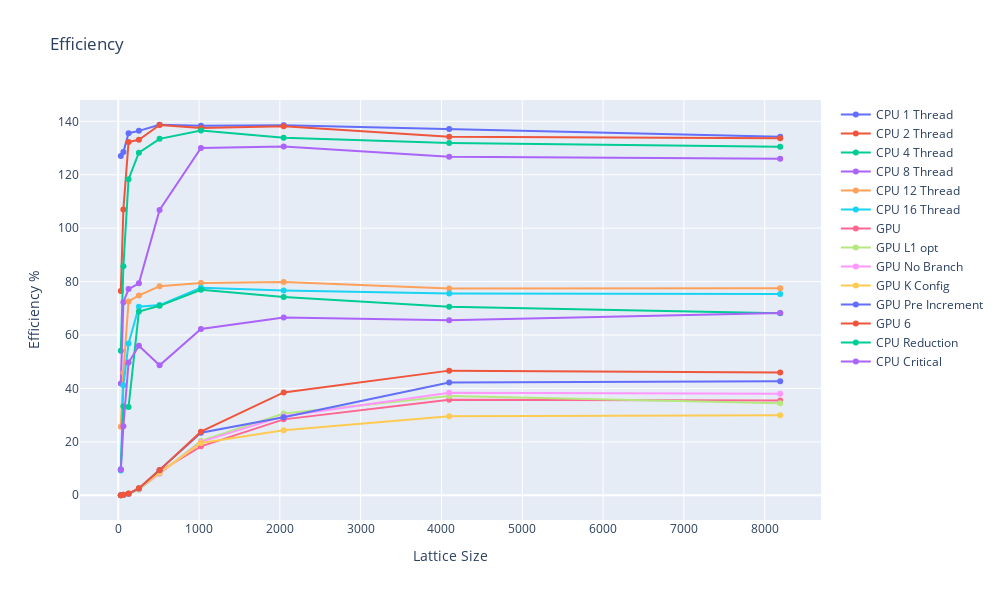

Here is the notebook cell this chart was saved with:
### Code cell
fig = go.Figure()
for name, df, info in runs_gpu:
    fig.add_trace(go.Scatter(
        x=cpu_df["size"],
        y=100 * (cpu_df["avgEvolveTime"] / df["avgEvolveTime"]) / info[0], # speedup / cores
        mode="lines+markers",
        name=name,
    ))
fig.update_layout(title="Efficiency", xaxis_title='Lattice Size', yaxis_title="Efficiency %", width=1000, height=600)
fig.update_yaxes()
fig.show()

### Figure 1 — Plotly figure (JSON) as saved in the notebook; plotly's stock layout.template omitted (floating-point values rounded to 4 significant figures)
{"data": [{"mode": "lines+markers", "name": "CPU 1 Thread", "type": "scatter", "x": [32, 64, 128, 256, 512, 1024, 2048, 4096, 8192], "y": [127.0, 128.5, 135.6, 136.4, 138.7, 138.4, 138.5, 137.1, 134.2]}, {"mode": "lines+markers", "name": "CPU 2 Thread", "type": "scatter", "x": [32, 64, 128, 256, 512, 1024, 2048, 4096, 8192], "y": [76.44, 107.0, 132.3, 133.1, 138.6, 137.5, 138.2, 134.2, 133.7]}, {"mode": "lines+markers", "name": "CPU 4 Thread", "type": "scatter", "x": [32, 64, 128, 256, 512, 1024, 2048, 4096, 8192], "y": [54.14, 85.78, 118.3, 128.3, 133.4, 136.6, 133.8, 131.8, 130.4]}, {"mode": "lines+markers", "name": "CPU 8 Thread", "type": "scatter", "x": [32, 64, 128, 256, 512, 1024, 2048, 4096, 8192], "y": [41.87, 72.3, 77.19, 79.37, 106.8, 130.0, 130.5, 126.8, 126.0]}, {"mode": "lines+markers", "name": "CPU 12 Thread", "type": "scatter", "x": [32, 64, 128, 256, 512, 1024, 2048, 4096, 8192], "y": [25.65, 45.9, 72.56, 74.8, 78.29, 79.48, 79.81, 77.4, 77.46]}, {"mode": "lines+markers", "name": "CPU 16 Thread", "type": "scatter", "x": [32, 64, 128, 256, 512, 1024, 2048, 4096, 8192], "y": [9.276, 41.16, 56.8, 70.56, 71.2, 77.65, 76.67, 75.58, 75.33]}, {"mode": "lines+markers", "name": "GPU", "type": "scatter", "x": [32, 64, 128, 256, 512, 1024, 2048, 4096, 8192], "y": [0.01771, 0.1405, 0.5248, 2.476, 8.97, 18.32, 28.42, 35.79, 35.51]}, {"mode": "lines+markers", "name": "GPU L1 opt", "type": "scatter", "x": [32, 64, 128, 256, 512, 1024, 2048, 4096, 8192], "y": [0.01543, 0.1177, 0.6525, 2.063, 8.192, 20.4, 30.62, 37.15, 34.49]}, {"mode": "lines+markers", "name": "GPU No Branch", "type": "scatter", "x": [32, 64, 128, 256, 512, 1024, 2048, 4096, 8192], "y": [0.01832, 0.133, 0.604, 2.39, 8.053, 19.99, 29.62, 38.41, 38.03]}, {"mode": "lines+markers", "name": "GPU K Config", "type": "scatter", "x": [32, 64, 128, 256, 512, 1024, 2048, 4096, 8192], "y": [0.01453, 0.1502, 0.5958, 2.511, 8.393, 19.58, 24.36, 29.62, 29.95]}, {"mode": "lines+markers", "name": "GPU Pre Increment", "type": "scatter", "x": [32, 64, 128, 256, 512, 1024, 2048, 4096, 8192], "y": [0.01894, 0.1552, 0.5415, 2.533, 9.406, 23.39, 29.21, 42.23, 42.65]}, {"mode": "lines+markers", "name": "GPU 6", "type": "scatter", "x": [32, 64, 128, 256, 512, 1024, 2048, 4096, 8192], "y": [0.01826, 0.1618, 0.6587, 2.666, 9.424, 23.82, 38.5, 46.67, 45.96]}, {"mode": "lines+markers", "name": "CPU Reduction", "type": "scatter", "x": [32, 64, 128, 256, 512, 1024, 2048, 4096, 8192], "y": [9.732, 33.35, 33.05, 68.8, 70.93, 76.9, 74.24, 70.61, 68.16]}, {"mode": "lines+markers", "name": "CPU Critical", "type": "scatter", "x": [32, 64, 128, 256, 512, 1024, 2048, 4096, 8192], "y": [9.559, 25.89, 49.72, 55.97, 48.66, 62.26, 66.58, 65.5, 68.27]}], "layout": {"height": 600, "title": {"text": "Efficiency"}, "width": 1000, "xaxis": {"title": {"text": "Lattice Size"}}, "yaxis": {"title": {"text": "Efficiency %"}}}}
